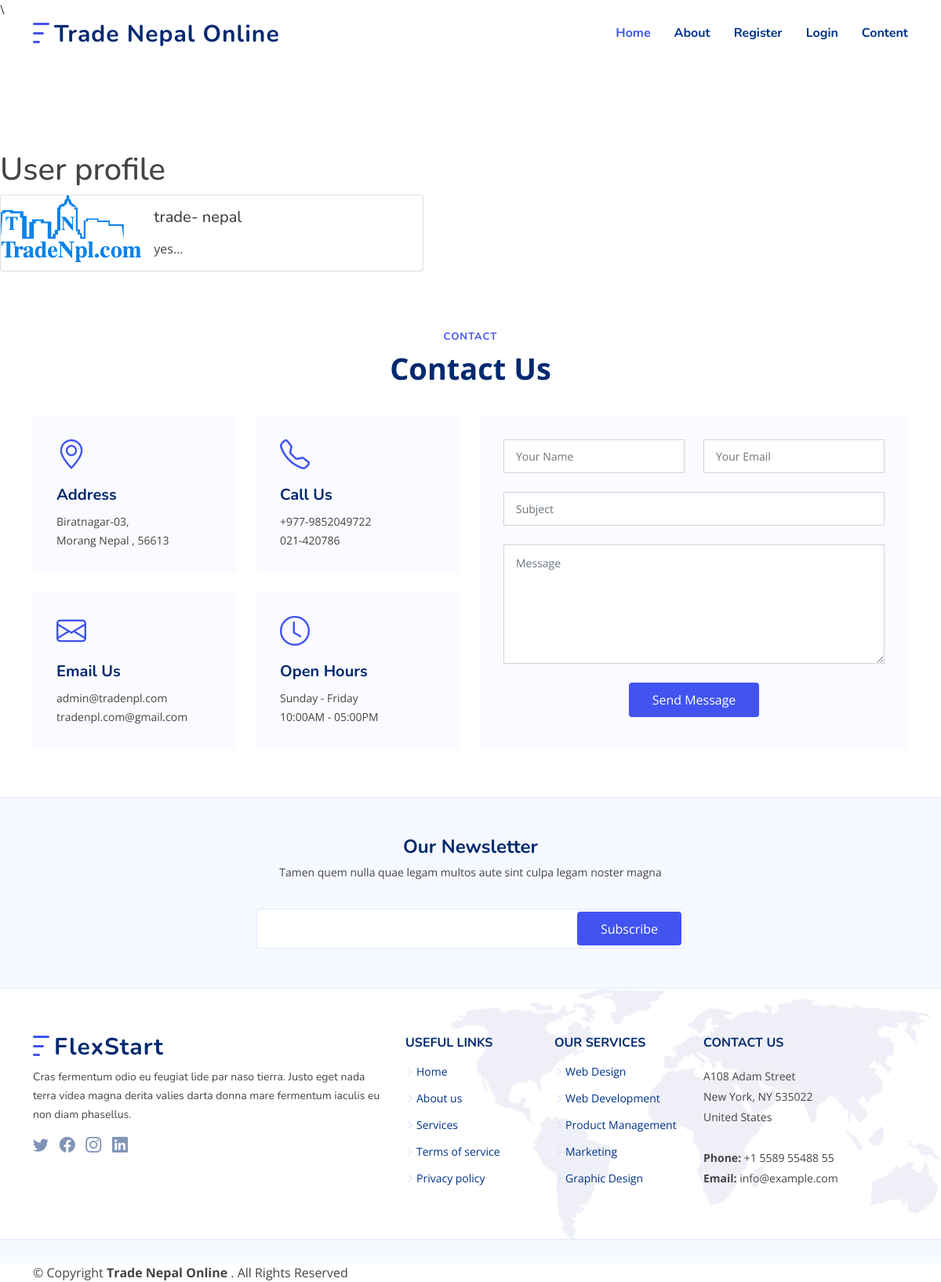
Screenshot of /members/4/profile/ with the database file from the repository.
### blog/models.py (models this page shows, shortened)
class Profile(models.Model):
    user = models.OneToOneField(User, null=True, on_delete=models.CASCADE)
    bio = models.TextField()
    profile_pic = models.ImageField(null=True, blank=True, upload_to="images/profile/")
    Website_url = models.CharField(max_length=255, null=True, blank=True)
    facebook_url = models.CharField(max_length=255, null=True, blank=True)
    instagram_url = models.CharField(max_length=255, null=True, blank=True)
    twitter_url = models.CharField(max_length=255, null=True, blank=True)

### members/views.py (the view)
# urls.py: path('<int:pk>/profile/', ShowProfilePageView.as_view(), name='show_profile_page'),
class ShowProfilePageView(DetailView):
    model = Profile
    template_name = 'registration/user_profile.html'
    def get_context_data(self, *args, **kwargs):
        users = Profile.objects.all()
        context = super(ShowProfilePageView, self).get_context_data(*args, **kwargs)
        page_user = get_object_or_404(Profile, id=self.kwargs['pk'])
        context["page_user"] = page_user
        return context

### members/templates/registration/user_profile.html (shortened to what this page needs)
{% extends 'base.html' %}
{% load static %}
{% block content %}
 <br/><br/><br/><br/><br/><br/><br/><br/>
 <h1>User profile</h1>
<div class="card mb-3" style="max-width: 540px;">
    <div class="row g-0">
      <div class="col-md-4">
{% if page_user.profile_pic.url %}
  <img src="{{ page_user.profile_pic.url}}" class="img-fluid rounded-start" alt="{{ post.author.first_name }}">
{% else %}
    <img src="{% static 'img/profile.png' %}" class="img-fluid rounded-start" alt="{{ post.author.first_name }}">
{% endif %}
      </div>
      <div class="col-md-8">
        <div class="card-body">
          <h5 class="card-title">
            {{ page_user.user.first_name }}-
            {{ page_user.user.last_name }}
          </h5>
          <p class="card-text">{{ page_user.bio|slice:":100" }}...</p>
        </div>
      </div>
    </div>
  </div>
{% endblock content %}

### static/css/style.css (style rules this page uses)
:root { scroll-behavior: smooth; }
body { font-family: "Open Sans", sans-serif; color: #444444; }
h1, h2, h3, h4, h5, h6 { font-family: "Nunito", sans-serif; }

### rows the page displays
Profile: profile_pic (picture), user.first_name "trade", user.last_name "nepal", bio "yes"
